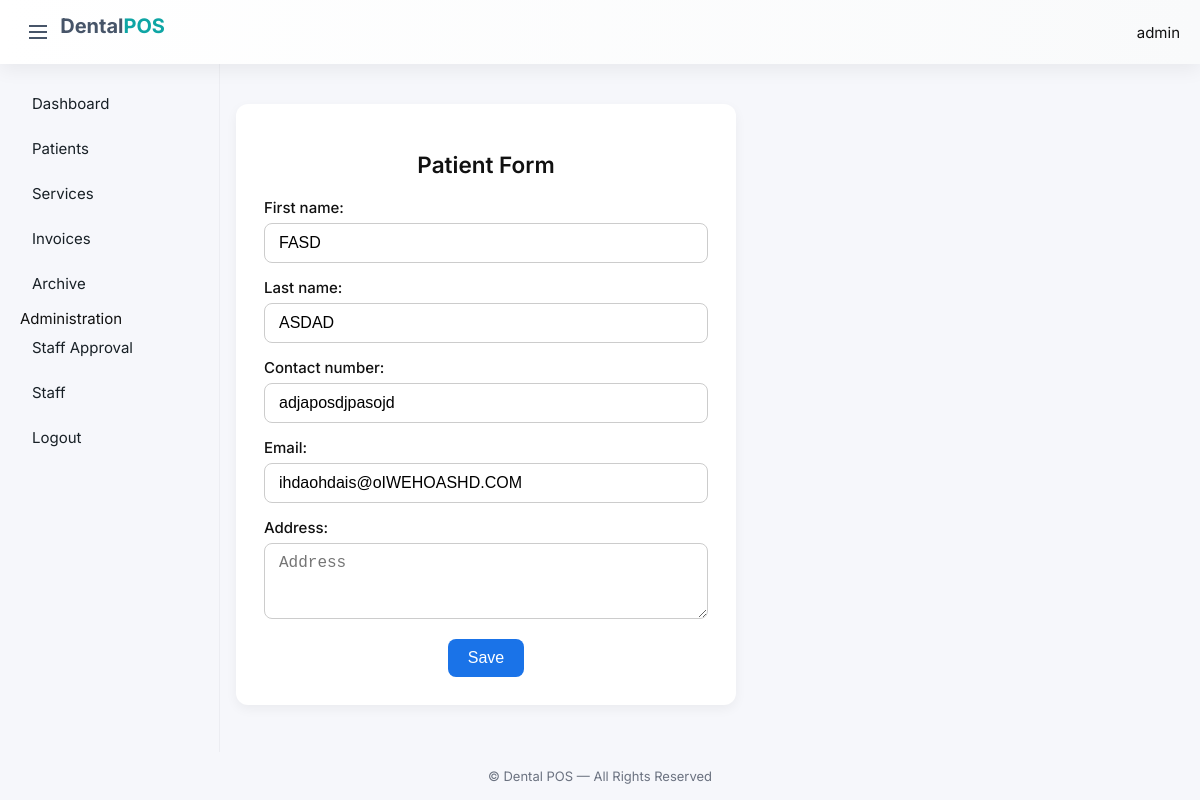
/clinic/patients/23/update/ (signed in), run on the app's committed database.
### clinic/models.py (models this page shows, shortened)
class Patient(models.Model):
    first_name = models.CharField(max_length=100, blank=True, null=True)
    last_name = models.CharField(max_length=100, blank=True, null=True)
    contact_number = models.CharField(max_length=15, blank=True, null=True)
    email = models.EmailField(blank=True, null=True)
    address = models.TextField(blank=True, null=True)
    created_by = models.ForeignKey(User, null=True, blank=True, on_delete=models.SET_NULL, related_name='created_patients')
    created_at = models.DateTimeField(default=timezone.now)
    is_archived = models.BooleanField(default=False)

### clinic/views.py (the view)
# urls.py: path('patients/<int:pk>/update/', views.patient_update, name='patient_update'),
@superuser_required
def patient_update(request, pk):
    patient = get_object_or_404(Patient, pk=pk)
    if request.method == 'POST':
        form = PatientForm(request.POST, instance=patient)
        if form.is_valid():
            form.save()
            return redirect('clinic:patients_list')
    else:
        form = PatientForm(instance=patient)
    return render(request, 'clinic/patient_form.html', {'form': form, 'back_url': reverse('clinic:dashboard')})

### clinic/forms.py
class PatientForm(forms.ModelForm):
    class Meta:
        model = Patient
        fields = ['first_name', 'last_name', 'contact_number', 'email', 'address']
        widgets = {
            'first_name': forms.TextInput(attrs={
                'class': 'form-control',
                'placeholder': 'First Name',
                'required': True
            }),
            'last_name': forms.TextInput(attrs={
                'class': 'form-control',
                'placeholder': 'Last Name',
                'required': True
            }),
            'contact_number': forms.TextInput(attrs={
                'class': 'form-control',
                'placeholder': 'Phone Number (e.g., 09XXXXXXXXX)',
                'type': 'tel'
            }),
            'email': forms.EmailInput(attrs={
                'class': 'form-control',
                'placeholder': 'Email Address'
            }),
            'address': forms.Textarea(attrs={
                'class': 'form-control',
                'placeholder': 'Address',
                'rows': 3
            }),
        }

### clinic/views.py (called while the page is built)
def superuser_required(view_func):
    return user_passes_test(lambda u: u.is_authenticated and u.is_superuser, login_url='login')(view_func)

### clinic/templates/clinic/patient_form.html (shortened to what this page needs)
{% extends 'clinic/base.html' %}
{% block content %}
<div class="form-card">
    <h2 class="form-title">Patient Form</h2>
    <form method="post" class="patient-form">
        {{ form.as_p }}
        <div class="form-submit">
            <button type="submit" class="btn submit-btn">Save</button>
        </div>
    </form>
</div>
{% endblock %}

### clinic/templates/clinic/base.html (shortened to what this page needs)
<!DOCTYPE html>
<html lang="en">
<head>
    {% load static %}
    <link rel="stylesheet" href="{% static 'clinic/css/app.css' %}">
</head>
<body class="bg-light">
<div class="app-root">
    <header class="topbar shadow-sm">
        <div class="topbar-left d-flex align-items-center">
            <button id="nav-toggle" class="nav-toggle" aria-label="Toggle menu">
                <span class="hamburger"></span>
            </button>
            <a class="brand ms-2" href="{% url 'clinic:dashboard' %}">
                Dental<span>POS</span>
            </a>
        </div>
        <div class="topbar-right">
            {% if request.user.is_authenticated %}
                <div class="user-badge">
                    <span class="user-name">{{ request.user.get_full_name|default:request.user.username }}</span>
                </div>
            {% endif %}
        </div>
    </header>
    <div class="layout">
        <aside class="sidebar shadow-sm">
            <nav class="sidebar-nav">
                <a href="{% url 'clinic:dashboard' %}" class="nav-item">Dashboard</a>
                <a href="{% url 'clinic:patients_list' %}" class="nav-item">Patients</a>
                <a href="{% url 'clinic:services_list' %}" class="nav-item">Services</a>
                <a href="{% url 'clinic:invoices_list' %}" class="nav-item">Invoices</a>
                <a href="{% url 'clinic:archive' %}" class="nav-item">Archive</a>
                {% if request.user.is_superuser %}
                    <div class="sidebar-section-label">Administration</div>
                    <a href="{% url 'clinic:staff_approval' %}" class="nav-item">Staff Approval</a>
                    <a href="{% url 'clinic:staff_list' %}" class="nav-item">Staff</a>
                {% endif %}
                <a href="{% url 'logout' %}" class="nav-item logout">Logout</a>
            </nav>
        </aside>
        <main class="main-content">
            <div class="content-container">
                {% block content %}{% endblock %}
            </div>
        </main>
    </div>
    <footer class="footer text-center">
        &copy; {{ now.year }} Dental POS — All Rights Reserved
    </footer>
</div>
</body>
</html>

### clinic/static/clinic/css/app.css (style rules this page uses)
:root { --bg:#f6f7fb; --surface:#ffffff; --muted:#6b7280; --accent:#0ea5a4; --accent-2:#475569; --radius:10px; --shadow: 0 6px 18px rgba(13,20,25,0.06); --glass: rgba(255,255,255,0.6); font-family: 'Inter', system-ui, -apple-system, 'Segoe UI', Roboto, 'Helvetica Neue', Arial; }
* { box-sizing:border-box }
html,body,#app { height:100% }
body { margin:0;background:var(--bg);color:#111;font-family:Inter,system-ui,Arial }
.app-root { display:flex;flex-direction:column;min-height:100vh }
.topbar { height:64px;background:linear-gradient(90deg,var(--surface),#f9fafb);display:flex;align-items:center;justify-content:space-between;padding:0 20px;box-shadow:var(--shadow); }
.brand { font-weight:700;color:var(--accent-2);text-decoration:none;font-size:20px }
.brand span { color:var(--accent) }
.layout { display:flex;flex:1 }
.sidebar { width:220px;background:transparent;padding:20px;border-right:1px solid rgba(15,23,42,0.04) }
.sidebar nav a { display:block;padding:10px 12px;border-radius:8px;color:#182026;text-decoration:none;margin-bottom:6px }
.footer { height:48px;display:flex;align-items:center;justify-content:center;color:var(--muted);font-size:13px }
.btn { display:inline-block;background:var(--accent);color:#fff;padding:8px 12px;border-radius:8px;text-decoration:none;border:none;cursor:pointer;font-size:14px }
a.btn, button.btn { display:inline-flex; align-items:center; gap:8px }
input[type=text],input[type=email],input[type=number],select,textarea { width:100%;padding:10px;border-radius:8px;border:1px solid rgba(15,23,42,0.06);background:var(--surface) }
html { font-size: 16px; }
@media (max-width: 1200px) { html { font-size: 15px; } }
.content-container { max-width: 1100px; margin: 0 auto; padding: 0 16px; }
.sidebar { transition: transform 0.25s ease, opacity 0.25s ease; }
.nav-toggle { background: transparent; border: none; width:36px; height:36px; display:inline-flex; align-items:center; justify-content:center; cursor:pointer }
.hamburger { width:18px; height:2px; background:var(--accent-2); display:block; position:relative }
.hamburger::before, .hamburger::after { content:''; position:absolute; left:0; right:0; height:2px; background:var(--accent-2) }
.hamburger::before { top:-6px }
.hamburger::after { top:6px }

### clinic/templates/clinic/patient_form.html (style rules this page uses)
.form-card { background: #fff; padding: 28px; border-radius: 12px; box-shadow: 0 4px 12px rgba(0,0,0,0.05); max-width: 500px; margin: 40px auto; }
.form-title { margin-bottom: 20px; font-weight: 600; text-align: center; }
.patient-form label { display: block; margin-bottom: 6px; font-weight: 500; }
.patient-form input, .patient-form select, .patient-form textarea { width: 100%; padding: 10px 14px; border-radius: 8px; border: 1px solid #ccc; font-size: 16px; }
.form-submit { margin-top: 16px; text-align: center; }
.submit-btn { padding: 10px 20px; background-color: #1a73e8; color: #fff; border: none; border-radius: 8px; font-weight: 500; font-size: 16px; cursor: pointer; transition: background 0.2s; }

### data on the page
Patient: first_name "FASD", last_name "ASDAD", contact_number "adjaposdjpasojd", email "ihdaohdais@oIWEHOASHD.COM"

### other printed values
{{ request.user.get_full_name|default:request.user.username }} "admin"
